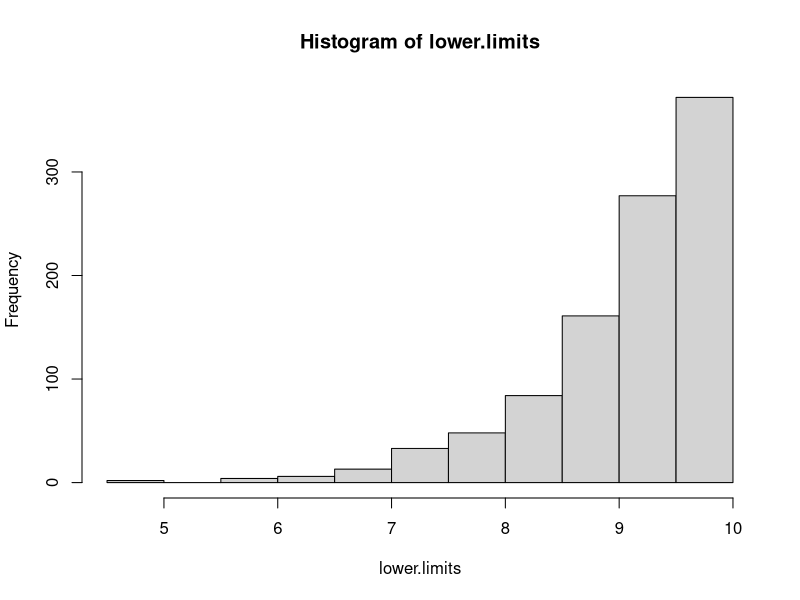

This figure's R source:
#1. Sample 1000 times 10 observation from uniform distribution over [0. a] interval
#   for a given value of parameter 'a'. Use those samples to estimate parameter 'a' 
#   using MLE method. Visualize results on histogram.

a = 10
n_obs = 10
n_samples = 1000
Uniform_simulator = runif(n_obs*n_samples, max=a)
Uniform_matrix = matrix(Uniform_simulator,nrow=n_obs)
alpha = 0.01
lower.limits <- apply(Uniform_matrix, 2, max)
hist(lower.limits)


#2. Calculate the confidence interval for sample number 1 using the formula.

lower_limit <- max(Uniform_matrix[,1])
upper_limit <- max(Uniform_matrix[,1])/(alpha^(1/n_obs))

lower_limit
upper_limit

#3. Calculate the confidence interval for each sample and check for how many samples the range 
#   contains the true confidence interval parameter value a.

Uni_check <- as.data.frame(Uniform_matrix[1:3,])

for(i in 1:n_samples){
  dummy_lower_limit <- max(Uniform_matrix[,i])
  dummy_upper_limit <- max(Uniform_matrix[,i])/(alpha^(1/n_obs))
  Uni_check[1,i] <- dummy_lower_limit
  Uni_check[2,i] <- dummy_upper_limit
  if(a > dummy_lower_limit & a < dummy_upper_limit){
    Uni_check[3,i] <- 1
  }
  else{
    Uni_check[3,i] <- 0
  }
}

sum(Uni_check[3,]) # number of attempts whose interval contains the real parameter a
